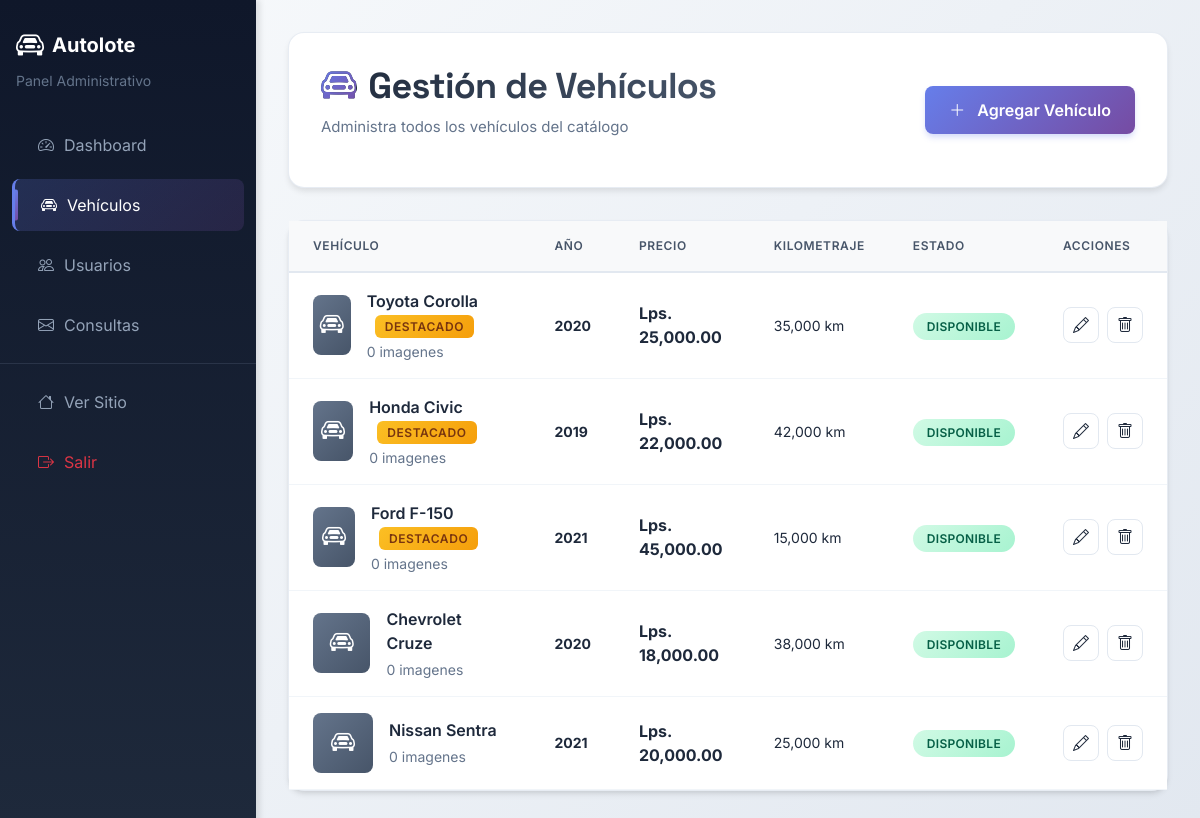
Screenshot of /admin/vehiculos.php (signed in) with the database file from the repository.
### tables this page shows
CREATE TABLE IF NOT EXISTS vehiculos (
    id INT AUTO_INCREMENT PRIMARY KEY,
    marca VARCHAR(50) NOT NULL,
    modelo VARCHAR(50) NOT NULL,
    año INT NOT NULL,
    precio DECIMAL(10,2) NOT NULL,
    kilometraje INT NOT NULL,
    color VARCHAR(30) NOT NULL,
    transmision ENUM('manual', 'automatica') NOT NULL,
    combustible ENUM('Gasolina', 'Diesel', 'Eléctrico', 'Híbrido') DEFAULT 'Gasolina',
    descripcion TEXT,
    estado ENUM('disponible', 'vendido', 'reservado') DEFAULT 'disponible',
    featured TINYINT(1) DEFAULT 0,
    fecha_creacion TIMESTAMP DEFAULT CURRENT_TIMESTAMP,
    fecha_actualizacion TIMESTAMP DEFAULT CURRENT_TIMESTAMP ON UPDATE CURRENT_TIMESTAMP
);

### config/config.php (called while the page is built, shortened)
<?php
function formatPrice($price) {
    return 'Lps. ' . number_format($price, 2);
}
function formatKilometraje($km) {
    return number_format($km) . ' km';
}

### admin/vehiculos.php (the view, shortened to what this page needs)
<?php
require_once '../config/config.php';
$conn = getDBConnection();
$items_per_page = 10;
$current_page = isset($_GET['page']) ? max(1, intval($_GET['page'])) : 1;
$countStmt = $conn->query("SELECT COUNT(*) as total FROM vehiculos");
$total_items = $countStmt->fetch()['total'];
$pagination_info = getPaginationInfo($total_items, $items_per_page, $current_page);
$stmt = $conn->prepare("SELECT v.*,
    (SELECT COUNT(*) FROM vehiculos_imagenes WHERE vehiculo_id = v.id) as num_imagenes,
    COALESCE(
        (SELECT imagen_path FROM vehiculos_imagenes WHERE vehiculo_id = v.id AND es_principal = 1 LIMIT 1),
        (SELECT imagen_path FROM vehiculos_imagenes WHERE vehiculo_id = v.id ORDER BY orden ASC, id ASC LIMIT 1)
    ) as imagen_principal
    FROM vehiculos v
    ORDER BY v.fecha_creacion DESC
    LIMIT ? OFFSET ?");
$stmt->execute([$items_per_page, $pagination_info['offset']]);
$vehiculos = $stmt->fetchAll();
?>
<div class="page-header">
    <div>
        <h1>
            <i class="bi bi-car-front"></i>
            Gestión de Vehículos
        </h1>
        <p class="subtitle">Administra todos los vehículos del catálogo</p>
    </div>
    <a href="vehiculo_form.php" class="btn btn-primary-admin">
        <i class="bi bi-plus-lg me-2"></i> Agregar Vehículo
    </a>
</div>
<div class="card admin-card">
    <div class="card-body p-0">
        <?php if (empty($vehiculos)): ?>
            <div class="empty-state">
                <i class="bi bi-car-front d-block"></i>
                <p>No hay vehículos registrados</p>
                <a href="vehiculo_form.php" class="btn btn-primary btn-add-vehicle">
                    <i class="bi bi-plus-lg me-2"></i> Agregar Primer Vehículo
                </a>
            </div>
        <?php else: ?>
                                        <div class="table-responsive">
                                            <table class="table table-hover mb-0 admin-table">
                    <thead class="table-light">
                        <tr>
                            <th>Vehículo</th>
                            <th>Año</th>
                            <th>Precio</th>
                            <th>Kilometraje</th>
                            <th>Estado</th>
                            <th>Acciones</th>
                        </tr>
                    </thead>
                    <tbody>
                        <?php foreach ($vehiculos as $v): ?>
                            <tr>
                                <td>
                                    <div class="d-flex align-items-center">
                                        <?php if (!empty($v['imagen_principal']) && file_exists(UPLOAD_DIR . $v['imagen_principal'])): ?>
                                            <img src="<?= UPLOAD_URL . htmlspecialchars($v['imagen_principal']) ?>"
                                                 class="vehicle-image me-3"
                                                 alt="<?= htmlspecialchars($v['marca'] . ' ' . $v['modelo']) ?>"
                                                 onerror="this.style.display='none'; this.nextElementSibling.style.display='flex';">
                                            <div class="vehicle-image-placeholder me-3" style="display: none;">
                                                <i class="bi bi-car-front"></i>
                                            </div>
                                        <?php else: ?>
                                            <div class="vehicle-image-placeholder me-3">
                                                <i class="bi bi-car-front"></i>
                                            </div>
                                        <?php endif; ?>
                                        <div>
                                            <div class="vehicle-name">
                                                <?= htmlspecialchars($v['marca'] . ' ' . $v['modelo']) ?>
                                                <?php if (isset($v['featured']) && $v['featured']): ?>
                                                    <span class="badge-featured ms-2">Destacado</span>
                                                <?php endif; ?>
                                            </div>
                                            <div class="vehicle-meta">
                                                <?= $v['num_imagenes'] ?> imagen<?= $v['num_imagenes'] != 1 ? 'es' : '' ?>
                                            </div>
                                        </div>
                                    </div>
                                </td>
                                <td><strong><?= $v['año'] ?></strong></td>
                                <td class="price-cell"><?= formatPrice($v['precio']) ?></td>
                                <td><?= formatKilometraje($v['kilometraje']) ?></td>
                                                            <td>
                                                                <span class="badge-admin badge-<?= $v['estado'] === 'disponible' ? 'success' : ($v['estado'] === 'vendido' ? 'danger' : 'warning') ?>-admin">
                                                                    <?= ucfirst($v['estado']) ?>
                                                                </span>
                                                            </td>
                                <td>
                                    <div class="action-buttons">
                                        <a href="vehiculo_form.php?id=<?= $v['id'] ?>"
                                           class="btn-action"
                                           title="Editar">
                                            <i class="bi bi-pencil"></i>
                                        </a>
                                        <a href="?eliminar=<?= $v['id'] ?>"
                                           class="btn-action delete"
                                           title="Eliminar"
                                           onclick="return confirm('¿Estás seguro de eliminar este vehículo?');">
                                            <i class="bi bi-trash"></i>
                                        </a>
                                    </div>
                                </td>
                            </tr>
                        <?php endforeach; ?>
                    </tbody>
                </table>
            </div>
        <?php endif; ?>
    </div>
<?php
include '../includes/admin_layout.php';
?>

### assets/css/global.css (style rules this page uses)
* { margin: 0; padding: 0; box-sizing: border-box; }
body { font-family: 'Inter', sans-serif; -webkit-font-smoothing: antialiased; -moz-osx-font-smoothing: grayscale; background-color: #f8fafc; min-height: 100vh; }
h1, h2, h3, h4, h5, h6 { font-family: 'Space Grotesk', sans-serif; }
button, a, input, select, textarea { transition: opacity 0.2s ease, background-color 0.2s ease, color 0.2s ease, border-color 0.2s ease; }
.card { transition: box-shadow 0.2s ease, transform 0.2s ease; }
.btn { font-weight: 500; }
a { text-decoration: none; }

### assets/css/admin.css (style rules this page uses)
* { margin: 0; padding: 0; box-sizing: border-box; }
body { background: linear-gradient(135deg, #f8fafc 0%, #e2e8f0 100%); font-family: 'Inter', -apple-system, BlinkMacSystemFont, 'Segoe UI', sans-serif; }
.page-header { background: white; border-radius: 1rem; padding: 2rem; margin-bottom: 2rem; box-shadow: 0 4px 6px -1px rgba(0, 0, 0, 0.1); border: 1px solid rgba(226, 232, 240, 0.8); display: flex; justify-content: space-between; align-items: center; flex-wrap: wrap; gap: 1rem; }
.page-header h1 { background: linear-gradient(135deg, #1e293b 0%, #475569 100%); -webkit-background-clip: text; -webkit-text-fill-color: transparent; background-clip: text; font-size: 2.25rem; font-weight: 800; letter-spacing: -0.02em; margin: 0; display: flex; align-items: center; gap: 0.75rem; }
.page-header h1 i { background: linear-gradient(135deg, #667eea 0%, #764ba2 100%); -webkit-background-clip: text; -webkit-text-fill-color: transparent; background-clip: text; }
.page-header .subtitle { color: #64748b; font-size: 0.9375rem; margin-top: 0.5rem; }
.admin-card { border: none; border-radius: 1rem; background: white; box-shadow: 0 4px 6px -1px rgba(0, 0, 0, 0.1), 0 2px 4px -1px rgba(0, 0, 0, 0.06); border: 1px solid rgba(226, 232, 240, 0.8); transition: all 0.3s ease; }
.admin-table { font-size: 0.875rem; margin: 0; }
.admin-table thead { background: linear-gradient(135deg, #f8fafc 0%, #f1f5f9 100%); }
.admin-table thead th { font-weight: 600; color: #475569; text-transform: uppercase; font-size: 0.75rem; letter-spacing: 0.05em; padding: 1rem 1.5rem; border-bottom: 2px solid #e2e8f0; white-space: nowrap; }
.admin-table tbody td { padding: 1rem 1.5rem; vertical-align: middle; border-bottom: 1px solid #f1f5f9; color: #1e293b; }
.admin-table tbody tr { transition: all 0.2s ease; }
.admin-table tbody a { color: #1e293b; font-weight: 600; text-decoration: none; transition: color 0.2s ease; }
.btn-primary-admin { background: linear-gradient(135deg, #667eea 0%, #764ba2 100%); border: none; color: white; font-weight: 600; padding: 0.75rem 1.5rem; border-radius: 0.5rem; box-shadow: 0 4px 6px -1px rgba(102, 126, 234, 0.3); transition: all 0.3s ease; }
.badge-admin { padding: 0.375rem 0.875rem; border-radius: 9999px; font-size: 0.75rem; font-weight: 600; text-transform: uppercase; letter-spacing: 0.025em; }
.badge-success-admin { background: linear-gradient(135deg, #d1fae5 0%, #a7f3d0 100%); color: #065f46; }

### admin/vehiculos.php (style rules this page uses)
.vehicle-image-placeholder { width: 60px; height: 60px; background: linear-gradient(135deg, #64748b 0%, #475569 100%); border-radius: 0.5rem; display: flex; align-items: center; justify-content: center; color: white; font-size: 1.5rem; }
.vehicle-name { font-weight: 600; color: #1e293b; font-size: 1rem; margin-bottom: 0.25rem; }
.vehicle-meta { font-size: 0.875rem; color: #64748b; }
.badge-featured { background: linear-gradient(135deg, #fbbf24 0%, #f59e0b 100%); color: #78350f; font-weight: 600; padding: 0.25rem 0.625rem; border-radius: 0.375rem; font-size: 0.75rem; text-transform: uppercase; letter-spacing: 0.05em; margin-left: 0.5rem; }
.action-buttons { display: flex; gap: 0.5rem; align-items: center; }
.btn-action { width: 36px; height: 36px; display: flex; align-items: center; justify-content: center; border-radius: 0.5rem; background: transparent; color: #64748b; border: 1px solid #e2e8f0; transition: all 0.2s ease; text-decoration: none; }
.btn-action i { font-size: 1rem; }
.price-cell { font-weight: 700; color: #059669; font-size: 1rem; }

### rows the page displays
vehiculos: marca+modelo "Toyota Corolla", featured "DESTACADO", num_imagenes "0", año "2020", precio "Lps. 25,000.00", kilometraje "35,000 km", estado "DISPONIBLE"
vehiculos: marca+modelo "Honda Civic", featured "DESTACADO", num_imagenes "0", año "2019", precio "Lps. 22,000.00", kilometraje "42,000 km", estado "DISPONIBLE"
vehiculos: marca+modelo "Ford F-150", featured "DESTACADO", num_imagenes "0", año "2021", precio "Lps. 45,000.00", kilometraje "15,000 km", estado "DISPONIBLE"
vehiculos: marca+modelo "Chevrolet Cruze", num_imagenes "0", año "2020", precio "Lps. 18,000.00", kilometraje "38,000 km", estado "DISPONIBLE"
vehiculos: marca+modelo "Nissan Sentra", num_imagenes "0", año "2021", precio "Lps. 20,000.00", kilometraje "25,000 km", estado "DISPONIBLE"

### other values shown
$item['label'] "Dashboard"
$item['label'] "Vehículos"
$item['label'] "Usuarios"
$item['label'] "Consultas"
